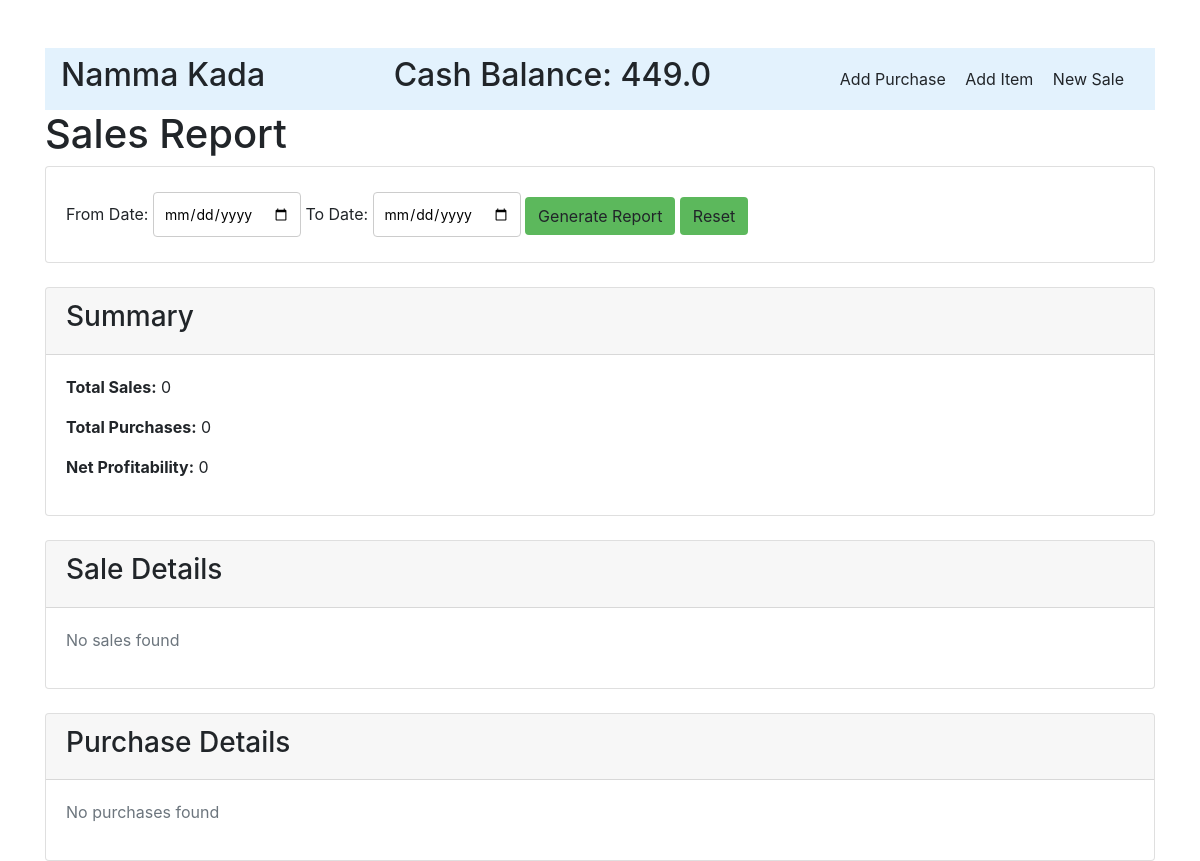
/report/, run on an earlier commit of the app's database.
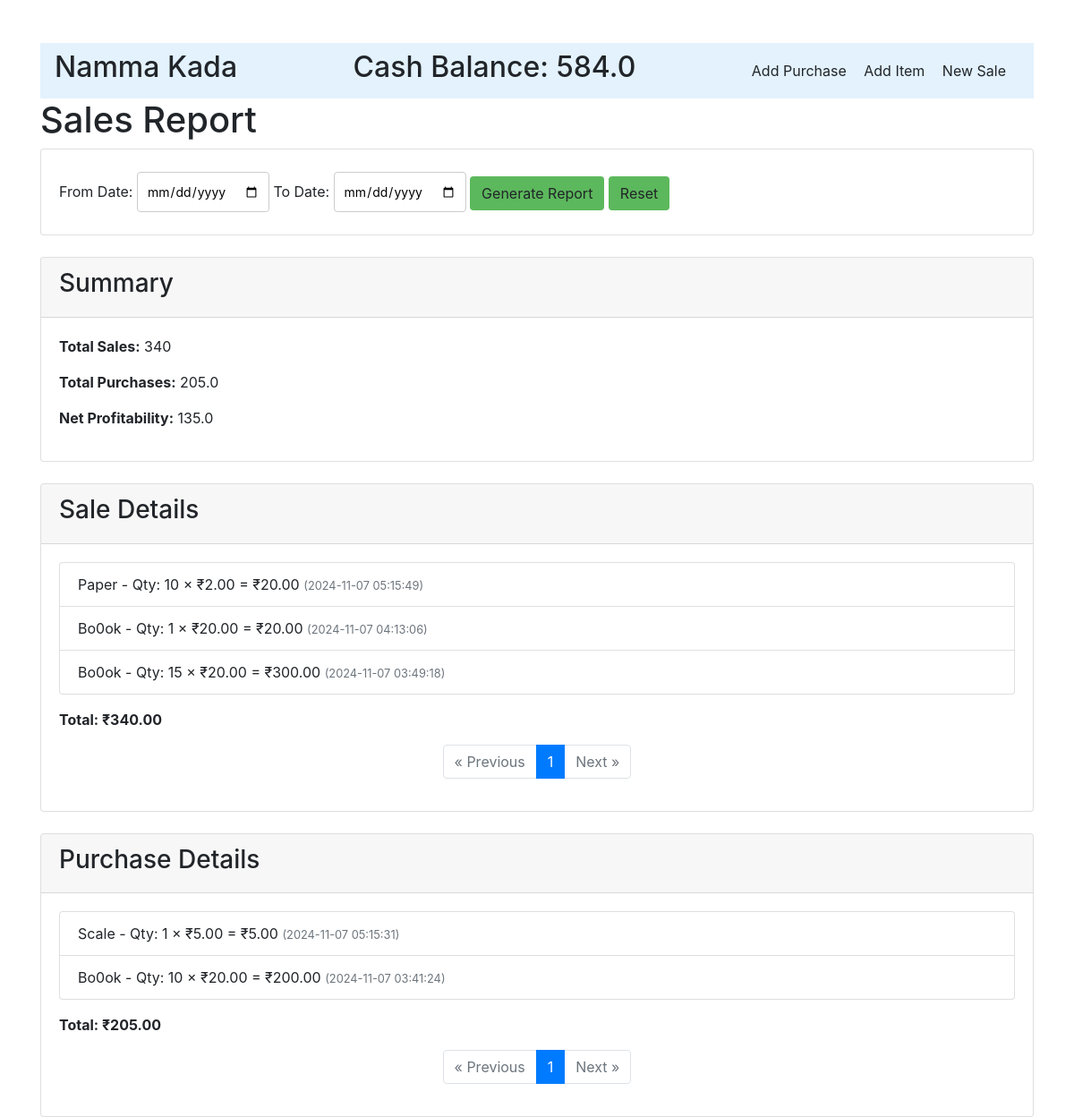
And on a later commit of the database.
### main.py (models this page shows)
class Company(db.Model):
    id = db.Column(db.Integer, primary_key=True)
    company_name = db.Column(db.String(128))
    cash_balance = db.Column(db.Float, default = 1000)

class Sales(db.Model):
    id = db.Column(db.Integer, primary_key = True)
    timestamp = db.Column(db.DateTime, default = db.func.current_timestamp())
    item_id = db.Column(db.Integer, db.ForeignKey('item.id'))
    qty = db.Column(db.Integer)
    rate = db.Column(db.Float)
    amount = db.Column(db.Integer)
    item = db.relationship('Item', backref=db.backref('sales', lazy=True))

class Item(db.Model):
    id = db.Column(db.Integer, primary_key = True)
    item_name = db.Column(db.String(128))
    qty = db.Column(db.Integer, default = 0)

class Purchase(db.Model):
    id = db.Column(db.Integer, primary_key = True)
    timestamp = db.Column(db.DateTime, default = db.func.current_timestamp())
    item_id = db.Column(db.Integer, db.ForeignKey('item.id'))
    qty = db.Column(db.Integer)
    rate = db.Column(db.Float)
    amount = db.Column(db.Float)
    item = db.relationship('Item', backref=db.backref('purchases', lazy=True))

### main.py (the view)
@app.route('/report/', methods=['GET', 'POST'])
def report_view():
    page_sales = request.args.get('page_sales', 1, type=int)
    page_purchases = request.args.get('page_purchases', 1, type=int)
    per_page = 10  # Number of items per page
    if request.method == 'POST':
        from_date = request.form.get('from_date')
        to_date = request.form.get('to_date')
        sales = Sales.query.filter(Sales.timestamp.between(from_date, to_date))\
            .order_by(Sales.timestamp.desc())\
            .paginate(page=page_sales, per_page=per_page, error_out=False)
        purchases = Purchase.query.filter(Purchase.timestamp.between(from_date, to_date))\
            .order_by(Purchase.timestamp.desc())\
            .paginate(page=page_purchases, per_page=per_page, error_out=False)
        all_sales = Sales.query.filter(Sales.timestamp.between(from_date, to_date)).all()
        all_purchases = Purchase.query.filter(Purchase.timestamp.between(from_date, to_date)).all()
    else:
        today = datetime.date.today()
        sales = Sales.query.filter(func.date(Sales.timestamp) == today)\
            .order_by(Sales.timestamp.desc())\
            .paginate(page=page_sales, per_page=per_page, error_out=False)
        purchases = Purchase.query.filter(func.date(Purchase.timestamp) == today)\
            .order_by(Purchase.timestamp.desc())\
            .paginate(page=page_purchases, per_page=per_page, error_out=False)
        all_sales = Sales.query.filter(func.date(Sales.timestamp) == today).all()
        all_purchases = Purchase.query.filter(func.date(Purchase.timestamp) == today).all()
    total_sales = sum(sale.amount for sale in all_sales)
    total_purchases = sum(purchase.amount for purchase in all_purchases)
    net_profitability = total_sales - total_purchases
    return render_template('report.html',
                         sales=sales,
                         purchases=purchases,
                         total_sales=total_sales,
                         total_purchases=total_purchases,
                         net_profitability=net_profitability,
                         company=Company.query.first())

### templates/report.html (shortened to what the changed rows need)
<!DOCTYPE html>
<html lang="en">
<head>
    <link rel="stylesheet" href="https://stackpath.bootstrapcdn.com/bootstrap/4.5.2/css/bootstrap.min.css">
<head>
<body class="container mt-5">
    <header>
        <nav class="navbar" style="background-color: #e3f2fd">
                <h2 class="company">{{ company.company_name }}</h2>
                <h2 class="cash-balance">Cash Balance: {{ company.cash_balance }}</h2>
                <div class="nav-links">
                    <a href="{{ url_for('purchase_view') }}" style="text-decoration: none; color: inherit; margin-right: 15px;">Add Purchase</a>
                    <a href="{{ url_for('item_view') }}" style="text-decoration: none; color: inherit; margin-right: 15px;">Add Item</a>
                    <a href="{{ url_for('sales_view') }}" style="text-decoration: none; color: inherit; margin-right: 15px;">New Sale</a>
                </div>
            </nav>
        </header>
    <h1>Sales Report</h1>
    <br>
    {% if total_sales is not none %}
        <div class="card">
            <div class="card-header">
                <h3>Summary</h3>
            </div>
            <div class="card-body">
                <p><strong>Total Sales:</strong> {{ total_sales }}</p>
                <p><strong>Total Purchases:</strong> {{ total_purchases }}</p>
                <p><strong>Net Profitability:</strong> {{ net_profitability }}</p>
            </div>
        </div>
        <br>
        <div class="card">
            <div class="card-header">
                <h3>Sale Details</h3>
            </div>
            <div class="card-body">
                <ul class="list-group">
                    {% for sale in sales %}
                        <li class="list-group-item">
                            {{ sale.item.item_name }} -
                            Qty: {{ sale.qty }} × ₹{{ "%.2f"|format(sale.rate) }} =
                            ₹{{ "%.2f"|format(sale.amount) }}
                            <small class="text-muted">
                                ({{ sale.timestamp }})
                            </small>
                        </li>
                    {% endfor %}
                </ul>
                {% if sales.items %}
                    <div class="mt-3">
                        <strong>Total: ₹{{ "%.2f"|format(total_sales) }}</strong>
                    </div>
                    <div class="mt-3">
                        <nav aria-label="Sales pagination">
                            <ul class="pagination justify-content-center">
                                {% if sales.has_prev %}
                                    <li class="page-item">
                                        <a class="page-link" href="{{ url_for('report_view', page_sales=sales.prev_num, page_purchases=purchases.page) }}">&laquo; Previous</a>
                                    </li>
                                {% else %}
                                    <li class="page-item disabled">
                                        <span class="page-link">&laquo; Previous</span>
                                    </li>
                                {% endif %}
                                {% for page in sales.iter_pages() %}
                                    {% if page %}
                                        <li class="page-item {% if page == sales.page %}active{% endif %}">
                                            <a class="page-link" href="{{ url_for('report_view', page_sales=page, page_purchases=purchases.page) }}">{{ page }}</a>
                                        </li>
                                    {% else %}
                                        <li class="page-item disabled">
                                            <span class="page-link">...</span>
                                        </li>
                                    {% endif %}
                                {% endfor %}
                                {% if sales.has_next %}
                                    <li class="page-item">
                                        <a class="page-link" href="{{ url_for('report_view', page_sales=sales.next_num, page_purchases=purchases.page) }}">Next &raquo;</a>
                                    </li>
                                {% else %}
                                    <li class="page-item disabled">
                                        <span class="page-link">Next &raquo;</span>
                                    </li>
                                {% endif %}
                            </ul>
                        </nav>
                    </div>
                {% else %}
                    <p class="text-muted">No sales found</p>
                {% endif %}
            </div>
        </div>
        <br>
        <div class="card">
            <div class="card-header">
                <h3>Purchase Details</h3>
            </div>
            <div class="card-body">
                <ul class="list-group">
                    {% for purchase in purchases %}
                        <li class="list-group-item">
                            {{ purchase.item.item_name }} -
                            Qty: {{ purchase.qty }} × ₹{{ "%.2f"|format(purchase.rate) }} =
                            ₹{{ "%.2f"|format(purchase.amount) }}
                            <small class="text-muted">
                                ({{ purchase.timestamp }})
                            </small>
                        </li>
                    {% endfor %}
                </ul>
                {% if purchases.items %}
                    <div class="mt-3">
                        <strong>Total: ₹{{ "%.2f"|format(total_purchases) }}</strong>
                    </div>
                    <div class="mt-3">
                        <nav aria-label="Purchases pagination">
                            <ul class="pagination justify-content-center">
                                {% if purchases.has_prev %}
                                    <li class="page-item">
                                        <a class="page-link" href="{{ url_for('report_view', page_sales=sales.page, page_purchases=purchases.prev_num) }}">&laquo; Previous</a>
                                    </li>
                                {% else %}
                                    <li class="page-item disabled">
                                        <span class="page-link">&laquo; Previous</span>
                                    </li>
                                {% endif %}
                                {% for page in purchases.iter_pages() %}
                                    {% if page %}
                                        <li class="page-item {% if page == purchases.page %}active{% endif %}">
                                            <a class="page-link" href="{{ url_for('report_view', page_sales=sales.page, page_purchases=page) }}">{{ page }}</a>
                                        </li>
                                    {% else %}
                                        <li class="page-item disabled">
                                            <span class="page-link">...</span>
                                        </li>
                                    {% endif %}
                                {% endfor %}
                                {% if purchases.has_next %}
                                    <li class="page-item">
                                        <a class="page-link" href="{{ url_for('report_view', page_sales=sales.page, page_purchases=purchases.next_num) }}">Next &raquo;</a>
                                    </li>
                                {% else %}
                                    <li class="page-item disabled">
                                        <span class="page-link">Next &raquo;</span>
                                    </li>
                                {% endif %}
                            </ul>
                        </nav>
                    </div>
                {% else %}
                    <p class="text-muted">No purchases found</p>
                {% endif %}
            </div>
        </div>
    {% endif %}
</body>
</html>

What changed in the data, as far as the page shows it:
changed Company "Namma Kada": cash_balance "449.0" → "584.0"
added Sales: item.item_name "Paper", qty "10", rate "2.00", amount "20.00", timestamp "2024-11-07 05:15:49"
added Sales: item.item_name "Bo0ok", qty "1", rate "20.00", amount "20.00", timestamp "2024-11-07 04:13:06"
added Sales: item.item_name "Bo0ok", qty "15", rate "20.00", amount "300.00", timestamp "2024-11-07 03:49:18"
added Purchase: item.item_name "Scale", qty "1", rate "5.00", amount "5.00", timestamp "2024-11-07 05:15:31"
added Purchase: item.item_name "Bo0ok", qty "10", rate "20.00", amount "200.00", timestamp "2024-11-07 03:41:24"
Also different on the page:
{{ total_sales }}: "0" → "340"
{{ total_purchases }}: "0" → "205.0"
{{ net_profitability }}: "0" → "135.0"
{{ "%.2f"|format(total_sales) }}: (not shown) → "340.00"
{{ "%.2f"|format(total_purchases) }}: (not shown) → "205.00"
text no longer shown: "No sales found No purchases found"
text now shown: "Total: ₹ « Previous Next » Total: ₹ « Previous Next »"
new list line: "1"
